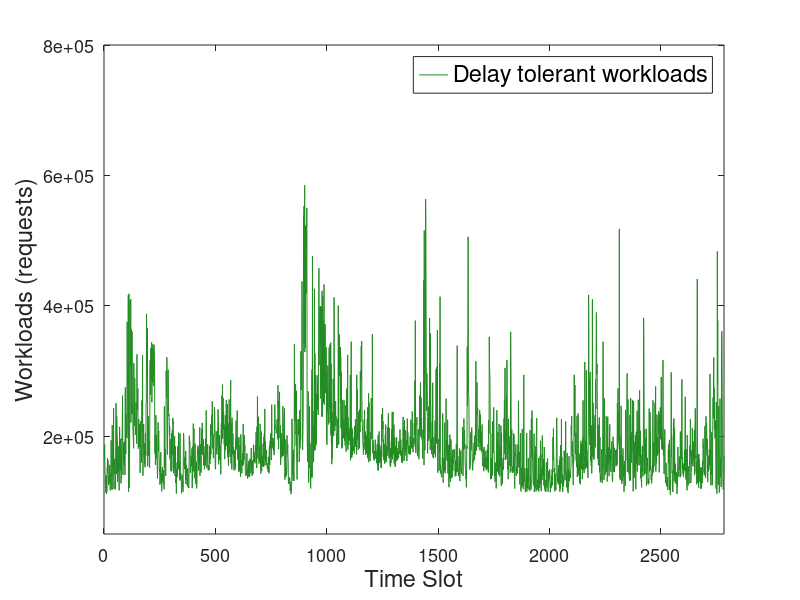

This figure's MATLAB source: (Note: this script raises an error after producing the figure.)
clear,clc
load ./data/data_A A
A=A*1000;
figure(1)

c1 = [26,150,65]/255;
c2 = [253,174,97]/255;
c3 = [215,25,28]/255;
cc1=[255 255 0]/255;
cc2=[64 224 205]/255;
cc3=[34 139 34]/255;
cc4=[244 164 95]/255;
plot(A,'color',cc3)
axis([0 inf 50000 800000])
% grid on
% grid minor
% set(gca,'GridLineStyle',':','GridAlpha',1);
set(gca, 'FontSize', 13)
xlabel('Time Slot','FontSize',17)
ylabel({'Workloads (requests)'},'FontSize',17)
legend({'Delay tolerant workloads'},'FontSize',17)
set(gca ,'xtick',[0:500:3000])
ax = gca;
% ax.XAxis.Exponent = 3;
ax.YTick=[0:2:8]*100000;
%set(gcf,'position',[50 300 550 330]) 
% set(gcf,'position',[100 300 400 240]) 
set(gcf,'position',[100 300 600 360]) 
% saveas(gcf,'E:\Com\Ctex\new\pt1_A','epsc')
% saveas(gcf,'H:\Com\Ctex\new\pt1_A','epsc')
% saveas(gcf,'H:\Com\Ctex\new-TCC\pt1_A','epsc')
